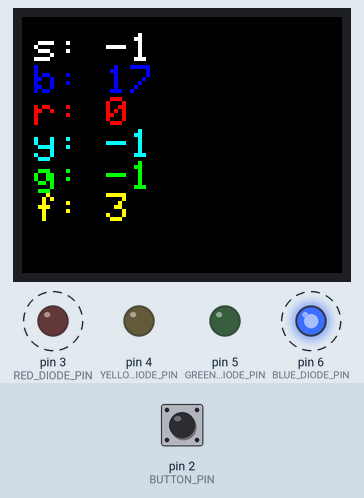
Simulated run of this sketch. Board: Arduino Uno, built with avr-gcc and run on an emulated ATmega328P. Parts: 160×128 colour display, output pins drawn as LEDs (lit = HIGH). Dashed ring = blinking. Inputs (shaded band) come from the test bench; at power-on: pin 2 (BUTTON_PIN) HIGH.

Above: at 1.11 s.
1.3 s: pin 2 (BUTTON_PIN) pulled LOW for 0.15 s
At 1.56 s:
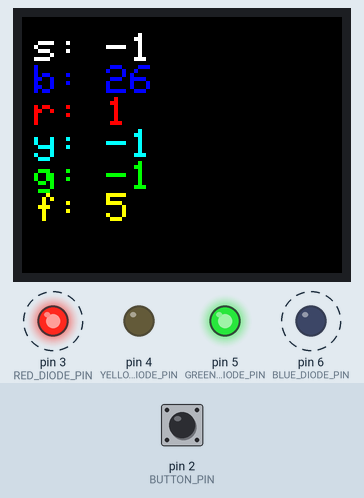
2.0 s: pin 2 (BUTTON_PIN) pulled LOW for 1 s
At 3.12 s:
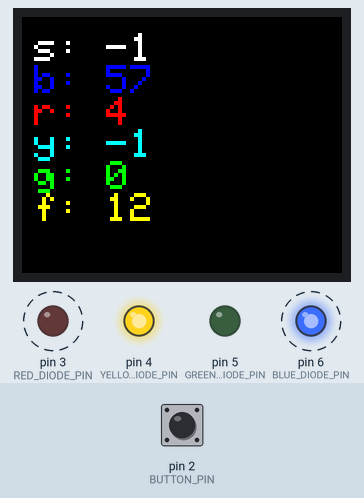
3.6 s: pin 2 (BUTTON_PIN) pulled LOW for 0.15 s
At 4.02 s:
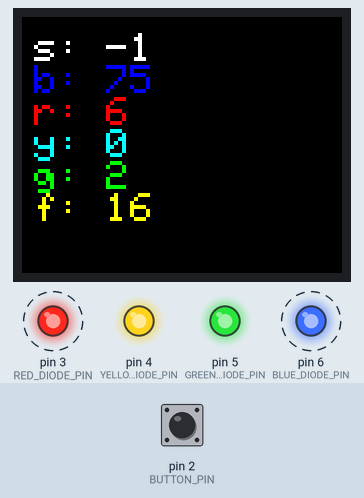
4.3 s: pin 2 (BUTTON_PIN) pulled LOW for 3.2 s
At 7.61 s:
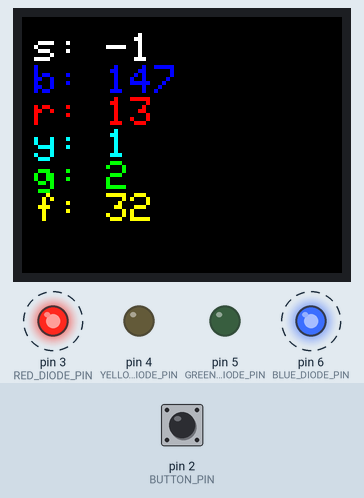
Timing chart, 0 to 9.1 s (numbered marks = the images above; inputs shaded):
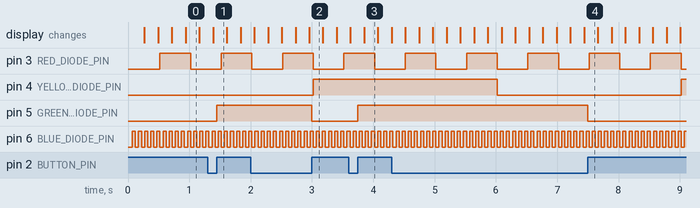

Measured:
- after the input at 1.3 s, pin 5 (GREEN_DIODE_PIN): LOW → HIGH after 0.15 s
- after the input at 2.0 s, pin 5 (GREEN_DIODE_PIN): HIGH → LOW after 1.0 s
- after the input at 3.6 s, pin 5 (GREEN_DIODE_PIN): LOW → HIGH after 0.15 s
- after the input at 4.3 s, pin 5 (GREEN_DIODE_PIN): HIGH → LOW after 3.2 s
- by itself, pin 3 (RED_DIODE_PIN): alternates HIGH for 0.50 s and LOW for 0.50 s
- by itself, pin 6 (BLUE_DIODE_PIN): alternates HIGH for 0.05 s and LOW for 0.05 s

The sketch:

main.ino
```cpp
#include <TFT.h>
#include <SPI.h>
#include <EEPROM.h>

#define TFT_CHIP_SELECT_PIN   10
#define TFT_DATA_CONTROL_PIN   9
#define TFT_RESET_PIN  8

#define BLUE_DIODE_PIN 6
#define RED_DIODE_PIN 3
#define YELLOW_DIODE_PIN 4
#define GREEN_DIODE_PIN 5
#define BUTTON_PIN 2

TFT TFTscreen = TFT(TFT_CHIP_SELECT_PIN, TFT_DATA_CONTROL_PIN, TFT_RESET_PIN);

// task timers
volatile int tasks_timers[5];

#define SAVES_ADDRESS 0
#define BLUE_LIGHTS_ADDRESS 2
#define RED_LIGHTS_ADDRESS 4
#define YELLOW_LIGHTS_ADDRESS 6
#define GREEN_LIGHTS_ADDRESS 8
#define FRAMES_LIGHTS_ADDRESS 10

volatile int saves;
volatile int blue_lights;
volatile int red_lights;
volatile int yellow_lights;
volatile int green_lights;
volatile int frames;

volatile int button_bounce_delay = 300;
volatile int button_bounce_time = 0;

void setup() {
  TFTscreen.begin();
  TFTscreen.background(0, 0, 0);
  TFTscreen.setTextSize(2);
  TFTscreen.setTextColor(0, 0);

  pinMode(BLUE_DIODE_PIN, OUTPUT);
  pinMode(RED_DIODE_PIN, OUTPUT);
  pinMode(YELLOW_DIODE_PIN, OUTPUT);
  pinMode(GREEN_DIODE_PIN , OUTPUT);

  pinMode(BUTTON_PIN , INPUT_PULLUP);
  attachInterrupt(digitalPinToInterrupt(BUTTON_PIN), ISR_button_pressed, RISING);

  /*
  EEPROM.put(SAVES_ADDRESS, 0);
  EEPROM.put(BLUE_LIGHTS_ADDRESS, 0);
  EEPROM.put(RED_LIGHTS_ADDRESS, 0);
  EEPROM.put(YELLOW_LIGHTS_ADDRESS, 0);
  EEPROM.put(GREEN_LIGHTS_ADDRESS, 0);
  EEPROM.put(FRAMES_LIGHTS_ADDRESS, 0);
  while(1);
  */

  EEPROM.get(SAVES_ADDRESS, saves);
  EEPROM.get(BLUE_LIGHTS_ADDRESS, blue_lights);
  EEPROM.get(RED_LIGHTS_ADDRESS, red_lights);
  EEPROM.get(YELLOW_LIGHTS_ADDRESS, yellow_lights);
  EEPROM.get(GREEN_LIGHTS_ADDRESS, green_lights);
  EEPROM.get(FRAMES_LIGHTS_ADDRESS, frames);

  setupTimer1();

  // reset task timers
  for(int i = 0; i < 5; ++i)
    tasks_timers[i] = 0;

  button_bounce_time = millis();
}

void loop() {
  TFTscreen.background(0, 0, 0);
  char data[80];

  {
    TFTscreen.stroke(255, 255, 255);
    sprintf(data, "s: %d", saves);
    TFTscreen.text(data, 6, 8);
  }

  {
    TFTscreen.stroke(0, 0, 255);
    sprintf(data, "b: %d", blue_lights);
    TFTscreen.text(data, 6, 24);
  }

  {
    TFTscreen.stroke(255, 0, 0);
    sprintf(data, "r: %d", red_lights);
    TFTscreen.text(data, 6, 40);
  }

  {
    TFTscreen.stroke(0, 255, 255);
    sprintf(data, "y: %d", yellow_lights);
    TFTscreen.text(data, 6, 56);
  }

  {
    TFTscreen.stroke(0, 255, 0);
    sprintf(data, "g: %d", green_lights);
    TFTscreen.text(data, 6, 72);
  }

  {
    TFTscreen.stroke(255, 255, 0);
    sprintf(data, "f: %d", frames);
    TFTscreen.text(data, 6, 88);
  }

  ++frames;
  delay(200);
}

void ISR_button_pressed(void) {
  if((millis() - button_bounce_time) > button_bounce_delay) {
    ++green_lights;
    digitalWrite(GREEN_DIODE_PIN,  !digitalRead(GREEN_DIODE_PIN));
    button_bounce_time = millis();
  }
}

void setupTimer1() {
  TCCR1A = 0;
  TCCR1B = 0;
  TCNT1  = 0;

  TCCR1B |= (1 << WGM12);

  OCR1A = 1999;

  TCCR1B |= (1 << CS11);

  TIMSK1 |= (1 << OCIE1A);
}

ISR(TIMER1_COMPA_vect) {
  for(int i = 0; i < 5; ++i)
    ++tasks_timers[i];

  // perfom task 1
  if(tasks_timers[0] >= 3000) {
    ++yellow_lights;
    digitalWrite(YELLOW_DIODE_PIN, !digitalRead(YELLOW_DIODE_PIN));
    tasks_timers[0] = 0;
  }

  // perfom task 2
  if(tasks_timers[1] >= 500) {
    ++red_lights;
    digitalWrite(RED_DIODE_PIN, !digitalRead(RED_DIODE_PIN));
    tasks_timers[1] = 0;
  }

  // perfom task 3
  if(tasks_timers[2] >= 50) {
    ++blue_lights;
    digitalWrite(BLUE_DIODE_PIN, !digitalRead(BLUE_DIODE_PIN));
    tasks_timers[2] = 0;
  }

  // perfom task 4
  if(tasks_timers[3] >= 10000) {
    ++saves;

    if(saves > 32766) saves = 0;
    if(blue_lights > 32766) blue_lights = 0;
    if(yellow_lights > 32766) yellow_lights = 0;
    if(green_lights > 32766) green_lights = 0;
    if(frames > 32766) frames = 0;

    EEPROM.put(SAVES_ADDRESS, saves);
    EEPROM.put(BLUE_LIGHTS_ADDRESS, blue_lights);
    EEPROM.put(RED_LIGHTS_ADDRESS, red_lights);
    EEPROM.put(YELLOW_LIGHTS_ADDRESS, yellow_lights);
    EEPROM.put(GREEN_LIGHTS_ADDRESS, green_lights);
    EEPROM.put(FRAMES_LIGHTS_ADDRESS, frames);

    tasks_timers[3] = 0;
  }
}
```
